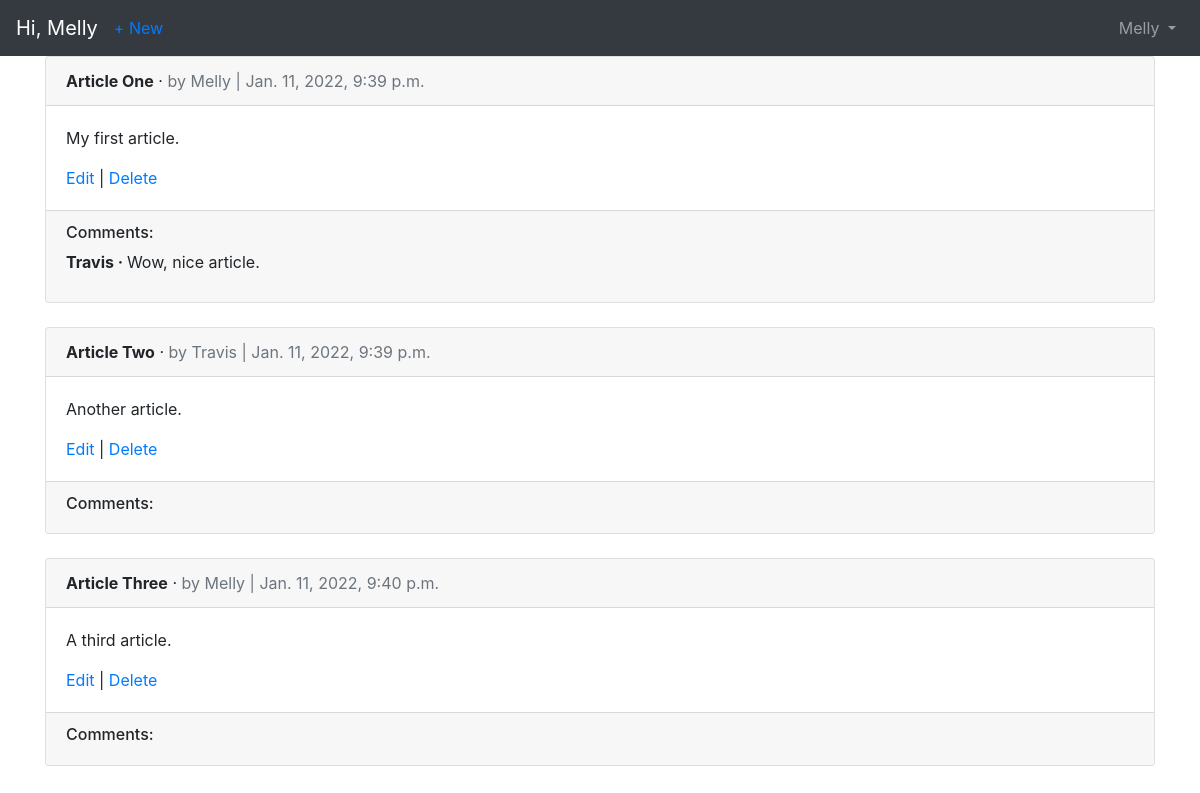
Page /articles/ (signed in) on the committed database.
### accounts/models.py (models this page shows)
class CustomUser(AbstractUser):
    age = models.PositiveIntegerField(null=True, blank=True)

### articles/models.py (models this page shows, shortened)
class Article(models.Model):
    title = models.CharField(max_length=255)
    body = models.TextField()
    date = models.DateTimeField(auto_now_add=True)
    author = models.ForeignKey(
        get_user_model(),
        on_delete=models.CASCADE,
    )

class Comment(models.Model):
    article = models.ForeignKey(
        Article,
        on_delete=models.CASCADE,
        related_name='comments',
    )
    comment = models.CharField(max_length=140)
    author = models.ForeignKey(
        get_user_model(),
        on_delete=models.CASCADE,
    )
    def __str__(self):
        return self.comment

### articles/views.py (the view)
# urls.py: path('', ArticleListView.as_view(), name='article_list'),
class ArticleListView(LoginRequiredMixin,ListView):
    model = Article
    template_name = 'article_list.html'

### templates/article_list.html (shortened to what this page needs)
{% extends 'base.html' %}
{% block content %}
    {% for article in object_list %}
        <div class="card">
            <div class="card-header">
                <span class="font-weight-bold">{{ article.title }}</span> &middot;
                <span class="text-muted">by {{ article.author }} | {{ article.date }} </span>
            </div>
            <div class="card-body">
                <p>
                    {{ article.body }}
                </p>
                <a href="{% url 'article_edit' article.pk %}">Edit</a> |
                <a href="{% url 'article_delete' article.pk %}">Delete</a>
            </div>
            <div class="card-footer">
                <h6>
                    Comments:
                </h6>
                {% for comment in article.comments.all %}
                    <p>
                        <span class="font-weight-bold">
                            {{ comment.author }} &middot;
                        </span>
                        {{ comment }}
                    </p>
                {% endfor %}
            </div>
        </div>
        <br/>
    {% endfor %}
{% endblock %}

### templates/base.html (shortened to what this page needs)
<!doctype html>
<html lang="en">
  <head>
    <link rel="stylesheet" href="https://cdn.jsdelivr.net/npm/bootstrap@4.5.3/dist/css/bootstrap.min.css">
  </head>
  <body>
    <nav class="navbar navbar-expand-lg navbar-dark bg-dark">
        <a class="navbar-brand" href="{% url 'home' %}">Hi, {{ user.username }} </a>
        {% if user.is_authenticated %}
            <ul class="navbar-nav mr-auto">
            <li class="nav-item">
            <a href="{% url 'article_new' %}">+ New</a>
            </li>
            </ul>
        {% endif %}
        <div class="collapse navbar-collapse" id="navbarSupportedContent">
        {% if user.is_authenticated %}
        <ul class="navbar-nav ml-auto">
        <li class="nav-item">
        <a class="nav-link dropdown-toggle" href="#"
        id="navbarDropdown" role="button" data-toggle="dropdown"
        aria-haspopup="true" aria-expanded="false">
        {{ user.username }}
        </a>
        </li>
        </ul>
        {% endif %}
        </div>
    </nav>
    <main>
        <div class="container">
            {% block content %}
            {% endblock %}
        </div>
    </main>
  </body>
</html>

### rows in the picture
CustomUser: username "Melly"
Article: title "Article One", author "Melly", date "Jan. 11, 2022, 9:39 p.m.", body "My first article."
Comment: author "Travis", comment "Wow, nice article."
Article: title "Article Two", author "Travis", date "Jan. 11, 2022, 9:39 p.m.", body "Another article."
Article: title "Article Three", author "Melly", date "Jan. 11, 2022, 9:40 p.m.", body "A third article."
